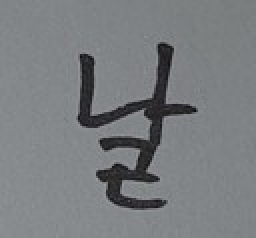
#> input picture dh_data/날.jpg, 128 x 119 px, given as the content of the folder ../dh_data/날.jpg, which was not available (shown 2 times larger)
$ python -i util.py   (imports and definitions only)
#> lines starting #> are read from the running program, lines starting #| are printed output that depends on the picture; pictures that were not available may be replaced by others from this repository, and a replacement may not be noted
from PIL import Image, ImageDraw, ImageFont, ImageEnhance
import matplotlib.pyplot as plt
import numpy as np
from utils.font_test import common_han
from sklearn.metrics.pairwise import cosine_similarity
import glob
import os

def custom_img(PATH):
  '''
  Function to crop & resize & enhance <your image>
  '''
#> called with PATH = '../dh_data/날.jpg'

  def whiteing(x):
    if x > 230 :
      return 255
    else :
      return x

  vfunc = np.vectorize(whiteing)
  custom_char = []

  ## Load Image
  character_list = os.listdir(PATH)
  i=1
  plt.figure(figsize=(16,10))
  for c in character_list:
    if not c.endswith(".jpg"):
      continue
    plt.subplot(6,10,i)
    img = Image.open(os.path.join(PATH,c)).convert("L")
    enhancer = ImageEnhance.Brightness(img)
    img = enhancer.enhance(1.4)
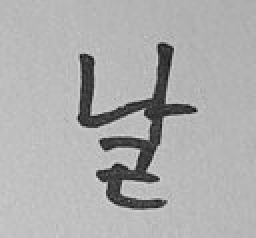
#> img: PIL image 128x119 L (shown 2 times larger); min 11, max 219, mean 173.6
    # enhancer = ImageEnhance.Contrast(img)
    # img = enhancer.enhance(1.1)
    img = np.asarray(img)
    img= vfunc(img)

    img = np.array(img)
    size = max(img.shape)
#> size = 128
    tmp = np.where(img!=255)
#> tmp = 15232 positions, rows 0 to 118, columns 0 to 127
    ws,we,hs,he = max(min(tmp[0]-5),0), min(max(tmp[0]+5),size), max(min(tmp[1])-5,0), min(max(tmp[1]+5),size)
#> ws = 0; we = 123; hs = 0; he = 128
    img = img[ws:we,hs:he]

    w, h = img.shape
#> w = 119; h = 128
    m = max(int(w*1.2),int(h*1.2))
#> m = 153
    w_left = int((m-w)/2)
#> w_left = 17
    w_right = m-w_left-w
#> w_right = 17
    h_left = int((m-h)/2)
#> h_left = 12
    h_right = m-h_left-h
#> h_right = 13

    img = np.pad(img, ((w_left,w_right), (h_left,h_right)), 'constant', constant_values=255)
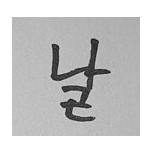
#> img: shape (153, 153); min 11, max 255, mean 202.1
    img = Image.fromarray(np.uint8(img))
    img = img.resize((32,32))
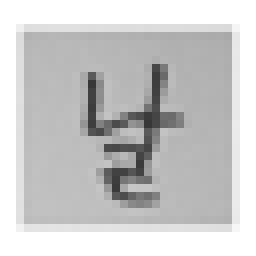
#> img: PIL image 32x32 L (shown 8 times larger); min 55, max 255, mean 201.8
    img = np.asarray(img)
    plt.imshow(img, cmap='gray')

    i+=1
    custom_char.append((img,c.split('.')[0]))
  plt.show()


  return custom_char


def knock_the_door(PATH,embed_word,char_labels,verbose=False):
    cos_embedded = np.load(PATH)
    cos_embed = cos_embedded['embed']
    # cos_label = cos_embedded['label']
    dic = {}
    for i in range(2402):
      find_cos = cosine_similarity(cos_embed[i:i+1],embed_word)
      best_cos = np.argmax(find_cos)
      dic[common_han[i]] = best_cos
      if verbose:
        print(common_han[i],char_labels[best_cos], best_cos, find_cos[0][best_cos])
    return dic

>>> result = custom_img('../dh_data/날.jpg')
#> result = 1 item

$ run again, on dh_data/느.jpg
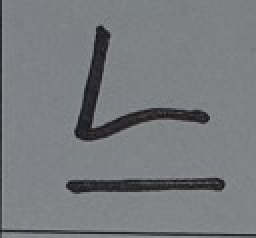
#> input picture dh_data/느.jpg, 128 x 119 px, given as the content of the folder ../dh_data/느.jpg, which was not available (shown 2 times larger)
#> in custom_img, `img = enhancer.enhance(1.4)`:
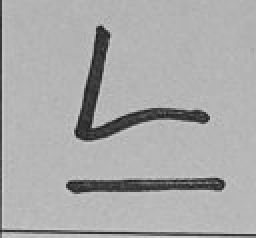
#> img: PIL image 128x119 L (shown 2 times larger); min 26, max 210, mean 170.1
#> tmp = 15232 positions, rows 0 to 118, columns 0 to 127
#> ws = 0; we = 123; hs = 0; he = 128
#> in custom_img, `img = img.resize((32,32))`:
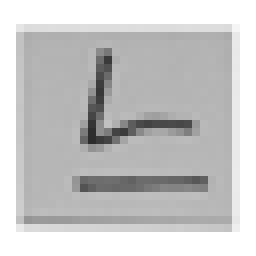
#> img: PIL image 32x32 L (shown 8 times larger); min 45, max 255, mean 199.4
#> result = 1 item
